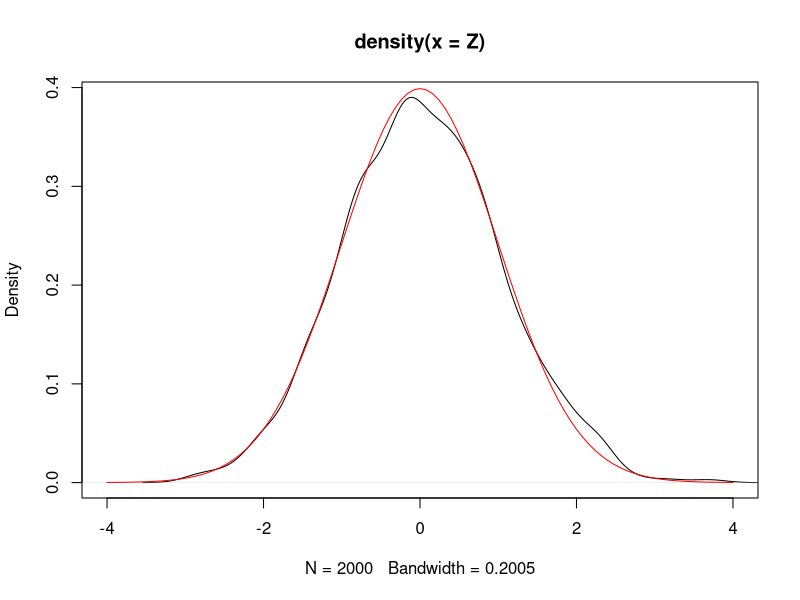

Write the R code that produced this figure.
# a)
x <- rnorm(2000, mean = 170, sd = 12)
x

# b)
Z <- (x - 170) / 12
es <- density(Z)
plot(es, xlim = c(-4, 4))
curve(dnorm(x), from = -4, to = 4, add = TRUE, col = "red")
